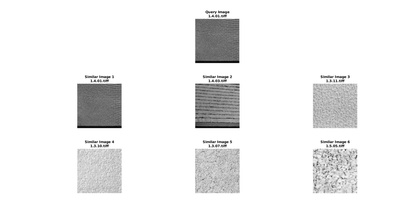
%> input picture Lab_06/q2-1.jpg, 420 x 217 px, shrunk from 1848 x 954 before the run
$ octave --eval "result = getGLCMFeatures('q2-1.jpg');"   (GNU Octave 9; MATLAB toolbox functions it lacks are replaced by stand-ins)
%> lines starting %> are read from the running program, lines starting %| are printed output that depends on the picture
function features = getGLCMFeatures(imgFilePath, levels)
%> called with imgFilePath = 'q2-1.jpg'
%GETGLCMFEATURES Function to retrieve GLCM Features of an image
%   With D=1 & given quantization levels
%   Returns an 1x12 matrix of Features containing energy, entropy, contrast, idm
%   for 3 directions (Horizontal, Vertical & Leading Diagonal)
%   Format: [H-nrg, H-s, H-cntrst, H-idm, V-nrg, V-s, ..., L-idm]

% Set default value of levels as 32
if ~exist('levels', 'var')
    levels = 32;
end
directions = 3;

img = imread(imgFilePath);
%> img is the input picture: size 217x420x3 uint8; min 1, max 255, mean 239.3
img = im2gray(img);
%> img: size 217x420 uint8
[h, w] = size(img);
%> h = 217; w = 420

% Initialize the GLCM
GLCM = zeros(levels, levels, directions);

% Quantize the image
partitions = 256/levels;
img = imquantize(img, partitions:partitions:256);
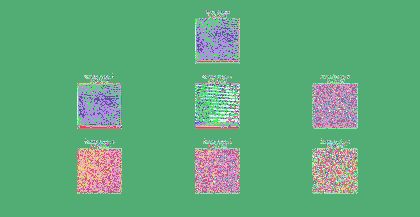
%> img: size 217x420 double; 32 distinct labels, from 1 to 32; one colour per label, 0 black

for i=1:h
    for j=1:w
        % Horizontal
        if j ~= w
            GLCM(img(i,j),img(i,j+1),1) = GLCM(img(i,j),img(i,j+1),1) + 1;
        end
        % Vertical
        if i ~= h
            GLCM(img(i,j),img(i+1,j),2) = GLCM(img(i,j),img(i+1,j),2) + 1;
        end
        % Leading Diagonal
        if i ~= h && j ~=w
            GLCM(img(i,j),img(i+1,j+1),3) = GLCM(img(i,j),img(i+1,j+1),3) + 1;
        end
    end
end

features = zeros(4,3);

% Calculate features for resp. directions
for d=1:directions
    GLCMDR = GLCM(:,:,d); % GLCM Direction Resp.
    % Normalize
    GLCMDR = GLCM(:,:,d)./sum(sum(GLCMDR));

    % Calculate energy
    tmp = GLCMDR.^2;
    features(1,d) = sum(tmp(:));

    % Calculate entropy
    tmp = GLCMDR.*log(GLCMDR);
    tmp(isnan(tmp)) = 0; % To avoid calc errors
    features(2,d) = -1 * sum(tmp(:));

    % Calculate contrast & IDM
    for i=1:levels
        for j=1:levels
            % Contrast
            features(3,d) = features(3,d) + ((i-j)^2*GLCMDR(i,j));
            % Inverse Difference Moment
            features(4,d) = features(4,d) + (GLCMDR(i,j)/(1+(i-j)^2));
        end
    end
end
%> this loop made 3 passes
%> pass 1, in getGLCMFeatures, `tmp = GLCMDR.*log(GLCMDR);`:
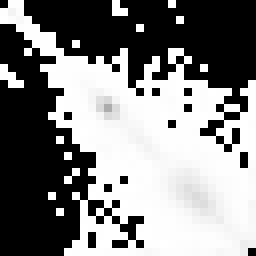
%> tmp: size 32x32 double (shown 8 times larger); 48.05% of the values are NaN or infinite; the others: min -0.161, max -0.000126, mean -0.00255; drawn with min black, max white, NaN and infinite black
%> after the loop:
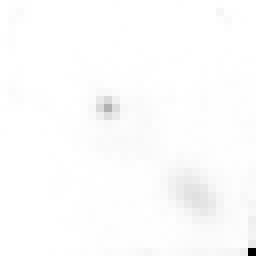
%> tmp: size 32x32 double (shown 8 times larger); min -0.164, max 0, mean -0.0014; drawn with min black and max white
%> after the loop, features = [0.677 0.677 0.67; 1.36 1.39 1.43; 2.04 3.72 5.01; 0.909 0.898 0.886]

features = features(:);
%> features = [0.677; 1.36; 2.04; 0.909; 0.677; 1.39; 3.72; 0.898; 0.67; 1.43; 5.01; 0.886]
%> `result = getGLCMFeatures('q2-1.jpg');`: result has the same summary as features in getGLCMFeatures

end
